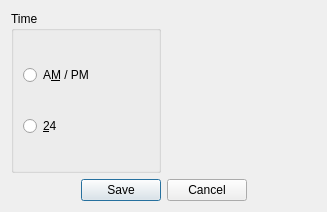
<?xml version="1.0" encoding="UTF-8"?>
<ui version="4.0">
 <class>SettingDialog</class>
 <widget class="QDialog" name="SettingDialog">
  <property name="geometry">
   <rect>
    <x>0</x>
    <y>0</y>
    <width>327</width>
    <height>212</height>
   </rect>
  </property>
  <property name="windowTitle">
   <string>Settings</string>
  </property>
  <layout class="QGridLayout" name="gridLayout">
   <item row="0" column="0">
    <widget class="QGroupBox" name="groupBox">
     <property name="title">
      <string>Time</string>
     </property>
     <layout class="QVBoxLayout" name="verticalLayout">
      <item>
       <widget class="QRadioButton" name="plebTime">
        <property name="text">
         <string>A&amp;M / PM</string>
        </property>
       </widget>
      </item>
      <item>
       <widget class="QRadioButton" name="milTime">
        <property name="text">
         <string>&amp;24</string>
        </property>
       </widget>
      </item>
     </layout>
    </widget>
   </item>
   <item row="1" column="0" colspan="2">
    <widget class="QDialogButtonBox" name="buttonBox">
     <property name="orientation">
      <enum>Qt::Horizontal</enum>
     </property>
     <property name="standardButtons">
      <set>QDialogButtonBox::Cancel|QDialogButtonBox::Save</set>
     </property>
     <property name="centerButtons">
      <bool>true</bool>
     </property>
    </widget>
   </item>
  </layout>
 </widget>
 <resources/>
 <connections>
  <connection>
   <sender>buttonBox</sender>
   <signal>accepted()</signal>
   <receiver>SettingDialog</receiver>
   <slot>accept()</slot>
   <hints>
    <hint type="sourcelabel">
     <x>248</x>
     <y>254</y>
    </hint>
    <hint type="destinationlabel">
     <x>157</x>
     <y>274</y>
    </hint>
   </hints>
  </connection>
  <connection>
   <sender>buttonBox</sender>
   <signal>rejected()</signal>
   <receiver>SettingDialog</receiver>
   <slot>reject()</slot>
   <hints>
    <hint type="sourcelabel">
     <x>316</x>
     <y>260</y>
    </hint>
    <hint type="destinationlabel">
     <x>286</x>
     <y>274</y>
    </hint>
   </hints>
  </connection>
 </connections>
</ui>
